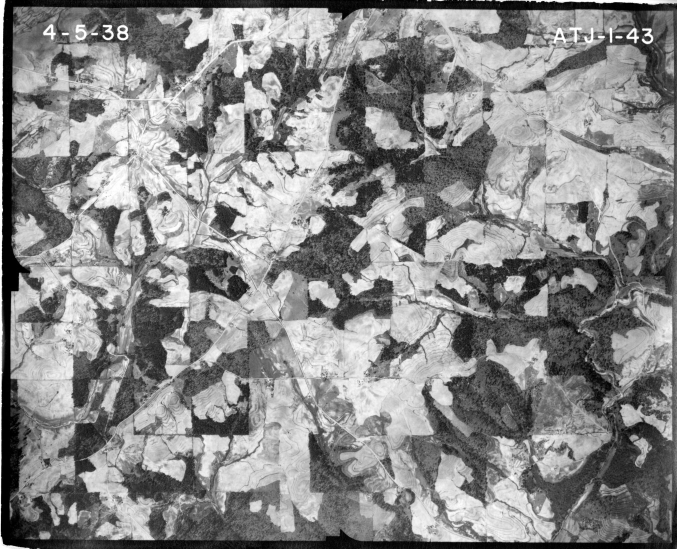
#> input picture data/raw/fultonATJ-1-043.jpg, 1354 x 1097 px (shown at 1/2 size)
$ python main.py   (older library calls are emulated)
#> lines starting #> are read from the running program, lines starting #| are printed output that depends on the picture; after the words box and inside, x2 and y2 are one past the last pixel; in counts of white or black regions, pixels touching at a corner belong together
### src/preprocessing/image_processer.py
"""
Image preprocessing utilities for forest maps
Handles loading, cropping, preprocessing, and normilization of arial imagery
"""

import cv2
import numpy as np
from pathlib import Path
from typing import Tuple, Optional, List
import matplotlib.pyplot as plt


class ImageProcessor:

    """Handles image preprocessing for forest classification images"""

    def __init__(self, target_size: Tuple[int, int] = (512, 512)):
        self.target_size = target_size

    def load_image(self, image_path: Path) -> Tuple[np.ndarray, np.ndarray]:
        """Load the image from the file path"""

        if not image_path.exists():
            raise FileNotFoundError(f"Image not found {image_path}")

        img = cv2.imread(str(image_path))

        if img is None:
            raise ValueError(f"Could not load image: {image_path}")

        # Convert BGR to HSV for better computer imagery (justifiy in README)
        img_hsv = cv2.cvtColor(img, cv2.COLOR_BGR2HSV)

        img_rgb = cv2.cvtColor(img, cv2.COLOR_BGR2RGB)

        return img_hsv, img_rgb


    def crop_image(self, image: np.ndarray, crop_coords: Tuple[int, int, int, int]) -> np.ndarray:

        """Crop the image using the coords
            This is done to get rid of the unncessary data that might pollute the info
        """

        x1, y1, x2, y2 = crop_coords

        # y coords come before x coords
        return image[y1:y2, x1:x2]


    def resize_image(self, image: np.ndarray) -> np.ndarray:

        return cv2.resize(image, self.target_size)


    def to_grayscale(self, img: np.ndarray) -> np.ndarray:
        """Convert image to grayscale if needed"""
        if len(img.shape) == 2:
            # Already grayscale
            print('Already in greyscale')
            return img
        else:
            # Convert RGB to grayscale using luminance
            gray = 0.299 * img[:, :, 0] + 0.587 * img[:, :, 1] + 0.114 * img[:, :, 2]
            return gray.astype(np.uint8)


    def enhance_image(self, img: np.ndarray, method: str = 'clahe') -> np.ndarray:
        """Apply image enhancement techniques"""

        #Defualts to clahe, can add more in the future to test different enhancement methods.
        if method == 'clahe':
            clahe = cv2.createCLAHE(clipLimit=2.0, tileGridSize=(8, 8))


        # Swithcing on and off to test use of Gaussian Blur along with enhancement
        if False:
            cv2.GaussianBlur(img, (5, 5), 0)

        return clahe.apply(img)

    def normalize_image(self, img: np.ndarray, method: str = 'percentile') -> np.ndarray:
        """Normalize image for consistent processing"""
        if method == 'percentile':
            # More robust normalization using percentiles
            p2, p98 = np.percentile(img, (2, 98))
            if p98 > p2:
                img_clipped = np.clip(img, p2, p98)
                return ((img_clipped - p2) / (p98 - p2) * 255).astype(np.uint8)
            return img
        else:
            return img


    def preprocess_pipeline(self, image_path: Path, crop_coords: Optional[Tuple[int, int, int, int]] = None,
                           enhance: bool = True, normalize: bool = True) -> Tuple[np.ndarray, np.ndarray, np.ndarray]:
        """Full preprocessing pipeline, returns tuple:
            HSV_IMAGE, RGB_IMAGE
            HSV for analysis
            RGB for display
            Greyscale: For texture-based methods
        """

        # Step 1: Load image in both HSV and RGB
        img_hsv, img_rgb = self.load_image(image_path)

        # Step 2: Crop if coordinates provided
        if crop_coords:
            img_hsv = self.crop_image(img_hsv, crop_coords)
            img_rgb = self.crop_image(img_rgb, crop_coords)

        # Step 3: Resize to target size
        img_hsv = self.resize_image(img_hsv)
        img_rgb = self.resize_image(img_rgb)

        # Step 4: Enhancement (CLAHE on Value channel)
        if enhance:
            h, s, v = cv2.split(img_hsv)
            v_enhanced = self.enhance_image(v, method='clahe')
            img_hsv = cv2.merge([h, s, v_enhanced])

        # Step 5: Normalization (channel-wise)
        if normalize:
            h, s, v = cv2.split(img_hsv)
            # Normalize each channel with appropriate method
            h_norm = self.normalize_image(h, method='percentile')
            s_norm = self.normalize_image(s, method='percentile')
            v_norm = self.normalize_image(v, method='percentile')

            img_hsv = cv2.merge([h_norm, s_norm, v_norm])

        # Step 6: Create grayscale version for texture analysis
        # Convert RGB to grayscale using luminance weights
        img_gray = self.to_grayscale(img_rgb)

        # Apply enhancement to grayscale if requested
        if enhance:
            img_gray = self.enhance_image(img_gray, method='clahe')

        # Normalize grayscale if requested
        if normalize:
            img_gray = self.normalize_image(img_gray, method='percentile')

        return img_hsv, img_rgb, img_gray


    # [37 lines left out: functions get_preprocessing_stats, preprocess_for_texture_analysis, not called in this run]

# [46 lines that do not run on import are left out]

### src/baseline_methods/threshold_classification.py
"""
Threshold-based forest classification baseline method
Implements simple thresholding for forest vs non-forest detection
"""

import cv2
import numpy as np
from typing import Tuple, Dict, Optional
import matplotlib.pyplot as plt


class ThresholdClassifier:
    """
    Baseline forest classification using thresholding method
    """

    def __init__(self):
        self.threshold_methods = ['mean_std', 'percentile']

    def calculate_threshold(self, image: np.ndarray, method: str = 'mean_std') -> float:
        """
        Calculate optimal threshold for forest classification

        Args:
            image: Grayscale image
            method: Threshold calculation method

        Returns:
            Threshold value
        """
        if method == 'mean_std':
            # Statistical threshold: mean - 1 standard deviation
            return image.mean() - image.std()

        elif method == 'percentile':
            # Percentile-based threshold (25th percentile)
            return np.percentile(image, 25)

        else:
            raise ValueError(f"Unknown threshold method: {method}")

    def classify_forest(self, image: np.ndarray, threshold: Optional[float] = None,
                       method: str = 'mean_std') -> Tuple[np.ndarray, float]:
        """
        Classify pixels as forest or non-forest using thresholding

        Args:
            image: Grayscale image
            threshold: Manual threshold (if None, will calculate automatically)
            method: Method for automatic threshold calculation

        Returns:
            Tuple of (binary_mask, threshold_used)
            - binary_mask: True = forest, False = non-forest
            - threshold_used: The threshold value used
        """
        if threshold is None:
            threshold = self.calculate_threshold(image, method)

        # Create binary mask: forest = darker pixels (below threshold)
        forest_mask = image < threshold

        return forest_mask, threshold

    # [127 lines left out: functions evaluate_threshold_methods, visualize_results, compare_methods, not called in this run]


# Basic testing and demonstration
# [66 lines that do not run on import are left out]

### src/baseline_methods/texture_based_filtering.py
"""
Texture-based forest classification baseline method
Implements Sobel and Canny edge detection for forest vs non-forest detection
"""

import cv2
import numpy as np
from typing import Tuple, Dict, Optional
import matplotlib.pyplot as plt


class TextureClassifier:
    """
    Baseline forest classification using texture-based methods
    """

    def __init__(self):
        self.texture_methods = ['sobel', 'canny']
        self.processor = None  # Will be set when needed

    def detect_edges(self, image: np.ndarray, method: str = 'sobel') -> np.ndarray:
        """
        Detect edges using specified method

        Args:
            image: Grayscale image
            method: 'sobel' or 'canny'

        Returns:
            Edge detection result
        """
        if method == 'sobel':
            # Sobel edge detection
            sobelx = cv2.Sobel(image, cv2.CV_64F, 1, 0, ksize=3)
            sobely = cv2.Sobel(image, cv2.CV_64F, 0, 1, ksize=3)
            magnitude = np.sqrt(sobelx**2 + sobely**2)
            return magnitude.astype(np.uint8)

        elif method == 'canny':
            # Canny edge detection
            edges = cv2.Canny(image, 50, 150)
            return edges

        else:
            raise ValueError(f"Unknown texture method: {method}")

    def classify_forest(self, image: np.ndarray, method: str = 'sobel',
                       threshold: Optional[float] = None) -> Tuple[np.ndarray, float]:
        """
        Classify pixels as forest or non-forest using texture analysis

        Args:
            image: Grayscale image
            method: 'sobel' or 'canny'
            threshold: Manual threshold (if None, will calculate automatically)

        Returns:
            Tuple of (binary_mask, threshold_used)
            - binary_mask: True = forest (high texture), False = non-forest (low texture)
            - threshold_used: The threshold value used
        """
        # Detect edges
        edges = self.detect_edges(image, method)

        if threshold is None:
            if method == 'sobel':
                # Use percentile threshold for Sobel magnitude
                threshold = np.percentile(edges, 70)
            elif method == 'canny':
                # Canny already produces binary, use mean as threshold
                threshold = edges.mean()

        # Create binary mask: forest = high texture (above threshold)
        forest_mask = edges > threshold

        return forest_mask, threshold

    # [160 lines left out: functions evaluate_texture_methods, visualize_results, compare_methods, classify_from_path, not called in this run]


# Basic testing and demonstration
# [64 lines that do not run on import are left out]

### src/machine_learning/pixel_classifier.py
"""
Lightweight Pixel-based Forest Classification
Simple Random Forest for forest vs non-forest pixel classification
"""

import cv2
import numpy as np
import matplotlib.pyplot as plt
from sklearn.ensemble import RandomForestClassifier
from sklearn.preprocessing import StandardScaler


class PixelClassifier:
    """Simple ML classifier for forest vs non-forest pixels"""

    def __init__(self):
        self.model = RandomForestClassifier(n_estimators=50, random_state=42)
        self.scaler = StandardScaler()
        self.is_trained = False

    def extract_features(self, image, coords):
        """Extract simple features for pixel coordinates"""
        features = []
        for y, x in coords:
            # Basic RGB features
            if len(image.shape) == 3:
                r, g, b = image[y, x]
                # Convert to HSV
                hsv = cv2.cvtColor(image[y:y+1, x:x+1], cv2.COLOR_RGB2HSV)[0, 0]
                h, s, v = hsv
                features.append([r, g, b, h, s, v])
            else:
                # Grayscale
                gray = image[y, x]
                features.append([gray, gray, gray, 0, 0, gray])
        return np.array(features)

    def train(self, image, forest_coords, non_forest_coords):
        """Train the classifier with sample points"""
        # Extract features
        forest_features = self.extract_features(image, forest_coords)
        non_forest_features = self.extract_features(image, non_forest_coords)

        # Combine data
        X = np.vstack([forest_features, non_forest_features])
        y = np.hstack([np.ones(len(forest_coords)), np.zeros(len(non_forest_coords))])

        # Scale features
        X_scaled = self.scaler.fit_transform(X)

        # Train model
        self.model.fit(X_scaled, y)
        self.is_trained = True

        print(f"Trained on {len(forest_coords)} forest + {len(non_forest_coords)} non-forest samples")
        return self.model.score(X_scaled, y)

    def classify_image(self, image):
        """Classify entire image"""

        h, w = image.shape[:2]
        coords = [(y, x) for y in range(h) for x in range(w)]

        # Extract features for all pixels
        features = self.extract_features(image, coords)
        features_scaled = self.scaler.transform(features)

        # Predict
        predictions = self.model.predict(features_scaled)
        return predictions.reshape(h, w)

    # [120 lines left out: functions classify_multiple_images, visualize_samples, visualize_results, visualize_multiple_results, not called in this run]


class SampleCollector:
    """Interactive sample collection"""

    def __init__(self, image):
        self.image = image
        self.forest_coords = []
        self.non_forest_coords = []
        self.collecting_forest = True

    def collect_samples(self, n_forest=20, n_non_forest=20):
        """Interactive sample collection"""
        print(f"Click on {n_forest} forest pixels (green areas)")
        print("Press 'f' to switch to non-forest, 'q' when done")

        fig, ax = plt.subplots(figsize=(10, 8))
        ax.imshow(self.image)
        ax.set_title(f"Click on {n_forest} forest pixels")

        # [28 lines left out: functions on_click, on_key, not called in this run]

        fig.canvas.mpl_connect('button_press_event', on_click)
        fig.canvas.mpl_connect('key_press_event', on_key)

        plt.show()
        return self.forest_coords, self.non_forest_coords


# Simple usage example
# [69 lines that do not run on import are left out]

### main.py
"""
AI@UGA Forest Mapping Project - Main Visualization Script
Demonstrates all classification methods side by side for project showcase
"""

import matplotlib.pyplot as plt
import numpy as np
from pathlib import Path
import sys

# Add src to path for imports
sys.path.append(str(Path(__file__).parent))

from src.preprocessing.image_processer import ImageProcessor
from src.baseline_methods.threshold_classification import ThresholdClassifier
from src.baseline_methods.texture_based_filtering import TextureClassifier
from src.machine_learning.pixel_classifier import PixelClassifier, SampleCollector


def calculate_forest_percentage(mask):
    """Calculate percentage of forest pixels in a binary mask"""
    return (np.sum(mask) / mask.size) * 100


def visualize_all_methods():
    """Main visualization function showing all classification methods"""

    print("=== AI@UGA Forest Mapping Project - Method Comparison ===")
    print("Loading and preprocessing image...")

    # Initialize processor
    processor = ImageProcessor(target_size=(512, 512))

    # Use the primary training image for consistent comparison
    image_path = Path('./data/raw/fultonATJ-1-043.jpg')

    if not image_path.exists():
        print(f"Error: Image not found at {image_path}")
        print("Please ensure the image file exists in data/raw/")
        return

    # Standard crop coordinates for consistent comparison
    crop_coords = (103, 150, 1323, 1720)

    # Preprocess image
    hsv_image, rgb_image, gray_image = processor.preprocess_pipeline(
        image_path,
        crop_coords=crop_coords,
        enhance=True,
        normalize=True
    )
#> in load_image, img is the input picture: shape (1097, 1354, 3); min 0, max 255, mean 136.8
#> in resize_image (call 2), `return cv2.resize(image, self.target_size)`:
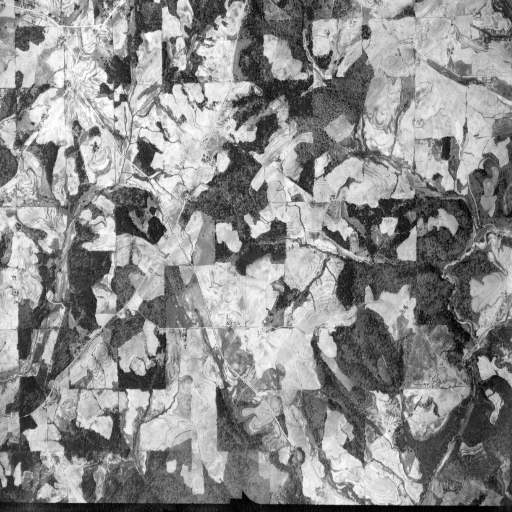
#> returned value: shape (512, 512, 3); min 0, max 255, mean 141.3
#> in enhance_image, `return clahe.apply(img)`:
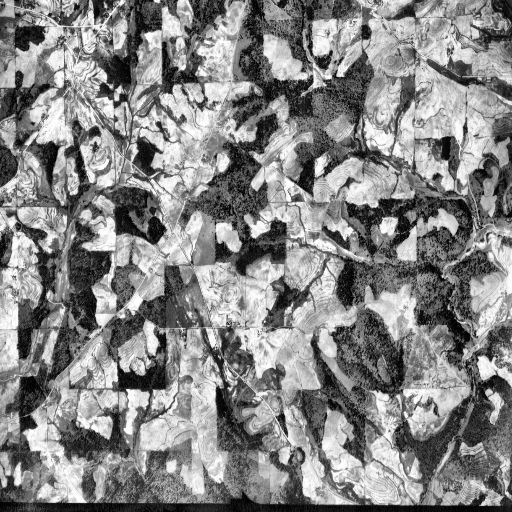
#> returned value: shape (512, 512); min 0, max 255, mean 133.8
#> in normalize_image, `p2, p98 = np.percentile(img, (2, 98))`: p2 = 0

    print("✓ Image preprocessed successfully")
    print("Running all classification methods...")

    # Initialize all classifiers
    threshold_classifier = ThresholdClassifier()
    texture_classifier = TextureClassifier()

    # Method 1: Threshold Classification (Mean-Std)
    print("- Running threshold classification (mean-std)...")
    threshold_mask, threshold_value = threshold_classifier.classify_forest(
        gray_image, method='mean_std'
    )
#> in classify_forest, `threshold = self.calculate_threshold(image, method)`: threshold = 56.69
#> in classify_forest, `forest_mask = image < threshold`:
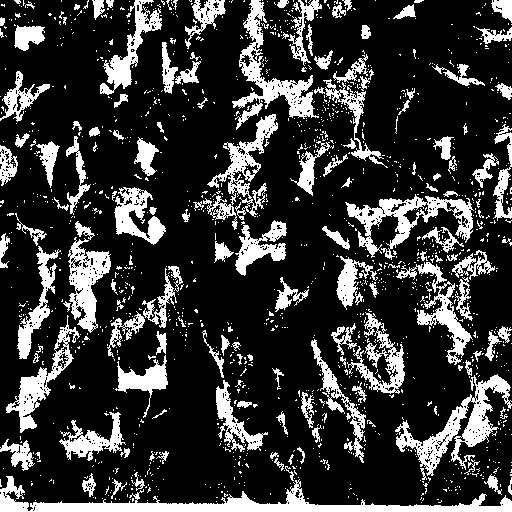
#> forest_mask: shape (512, 512) bool; 21.6% white; 1397 white regions (1243 under 20 px), largest, box (x1, y1, x2, y2) and area: (0, 476, 512, 512) 5127, (395, 374, 512, 476) 3148, (232, 0, 319, 130) 2751
#> threshold_value = 56.69
    threshold_pct = calculate_forest_percentage(threshold_mask)
#> threshold_pct = 21.61

    # Method 2: Threshold Classification (Percentile)
    print("- Running threshold classification (percentile)...")
    percentile_mask, percentile_value = threshold_classifier.classify_forest(
        gray_image, method='percentile'
    )
#> call 2 of classify_forest, with method = 'percentile'
#> in classify_forest (call 2), `threshold = self.calculate_threshold(image, method)`: threshold = 66
#> in classify_forest (call 2), `forest_mask = image < threshold`:
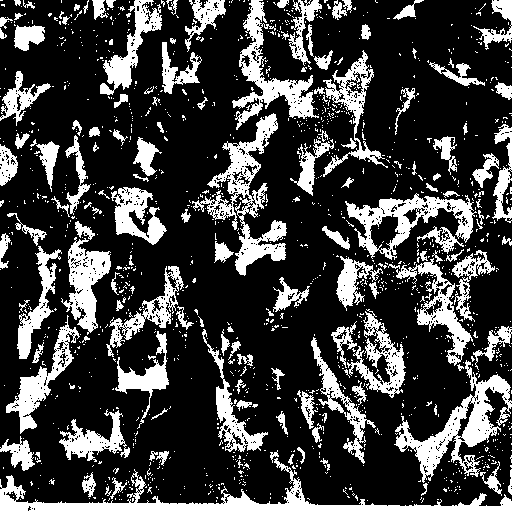
#> forest_mask: shape (512, 512) bool; 24.9% white; 1320 white regions (1174 under 20 px), largest, box (x1, y1, x2, y2) and area: (0, 458, 512, 512) 5645, (192, 113, 287, 276) 4029, (394, 360, 512, 483) 3891
#> percentile_value = 66
    percentile_pct = calculate_forest_percentage(percentile_mask)
#> percentile_pct = 24.87

    # Method 3: Texture Classification (Sobel)
    print("- Running texture classification (Sobel)...")
    sobel_mask, sobel_threshold = texture_classifier.classify_forest(
        gray_image, method='sobel'
    )
#> in detect_edges, `sobelx = cv2.Sobel(image, cv2.CV_64F, 1, 0, ksize=3)`:
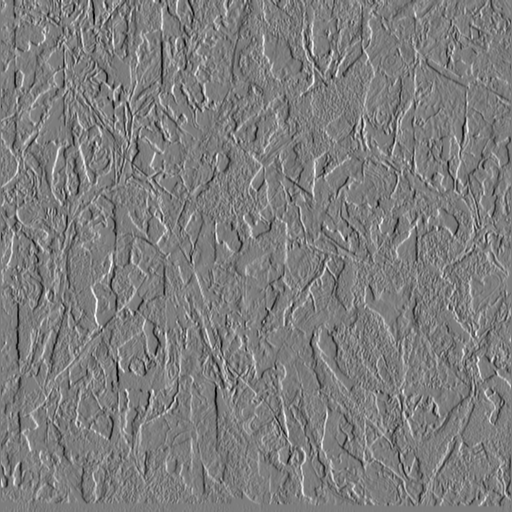
#> sobelx: shape (512, 512) float64; min -929, max 952, mean -0.4; drawn with min black and max white
#> in detect_edges, `sobely = cv2.Sobel(image, cv2.CV_64F, 0, 1, ksize=3)`:
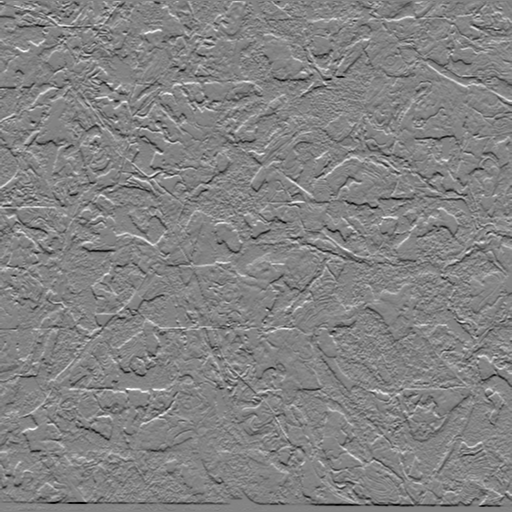
#> sobely: shape (512, 512) float64; min -938, max 879, mean -1.7; drawn with min black and max white
#> in detect_edges, `magnitude = np.sqrt(sobelx**2 + sobely**2)`:
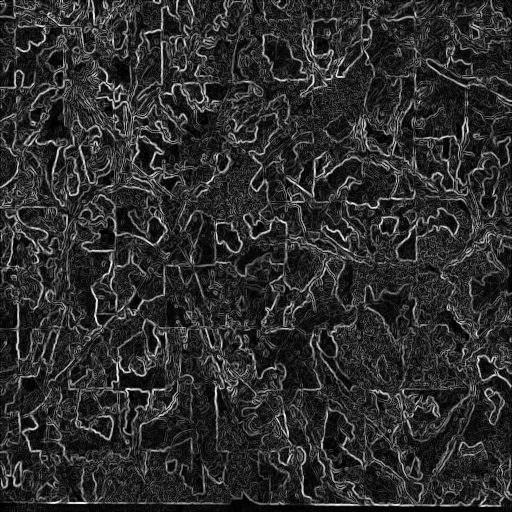
#> magnitude: shape (512, 512) float64; min 0, max 966.3, mean 172.7; drawn with min black and max white
#> in classify_forest, `threshold = np.percentile(edges, 70)`: threshold = 141
#> (the rest of the program and of its run is left out)
